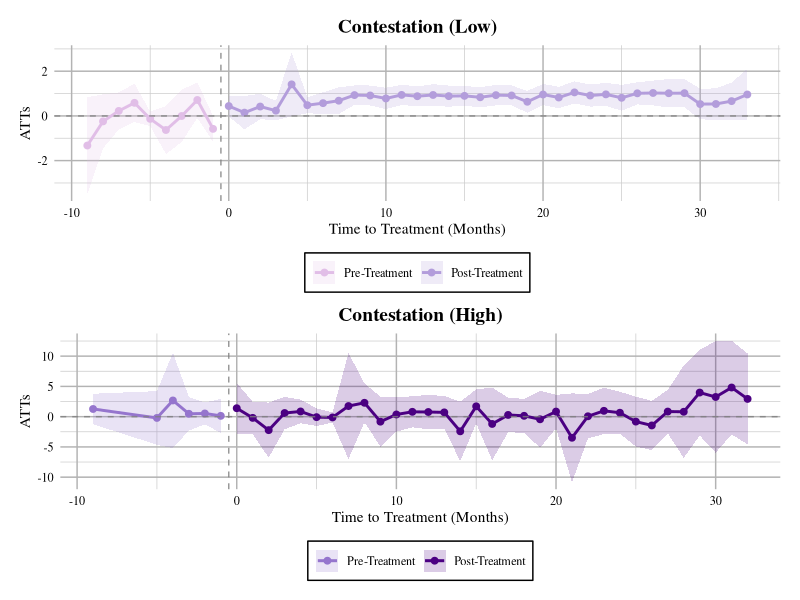
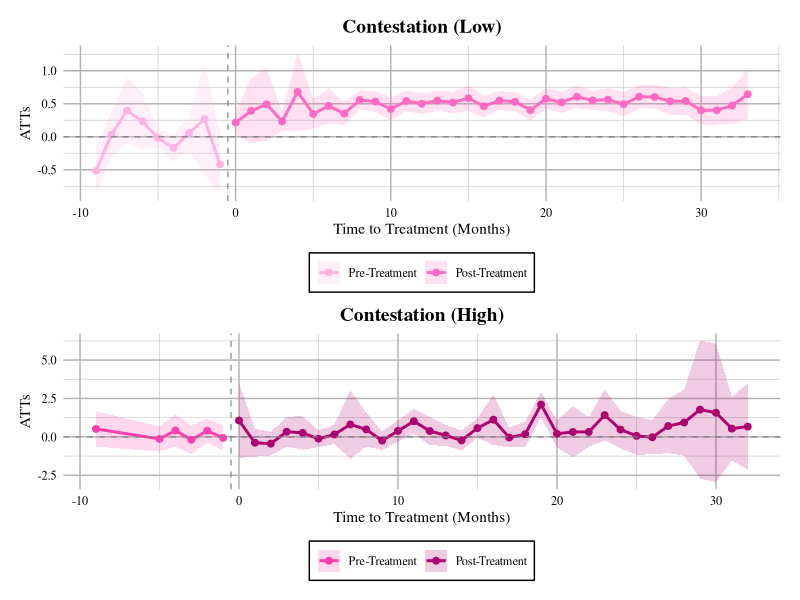
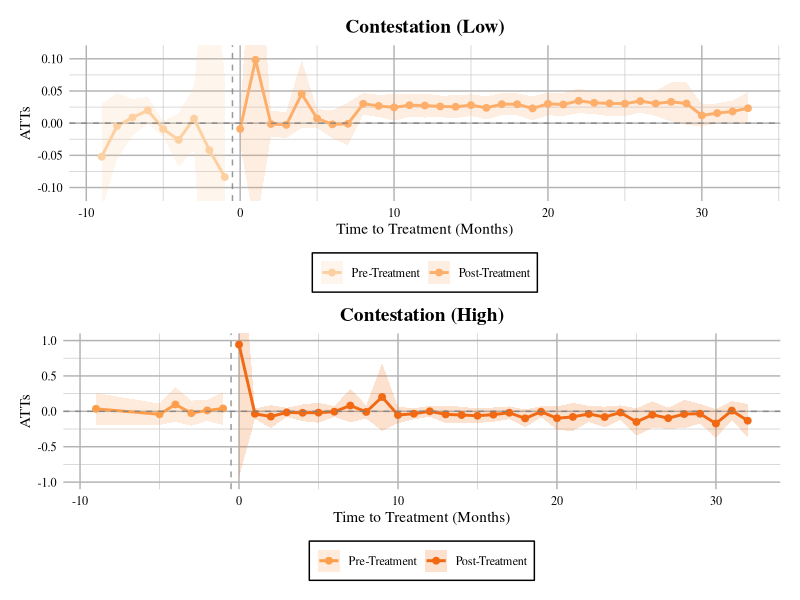
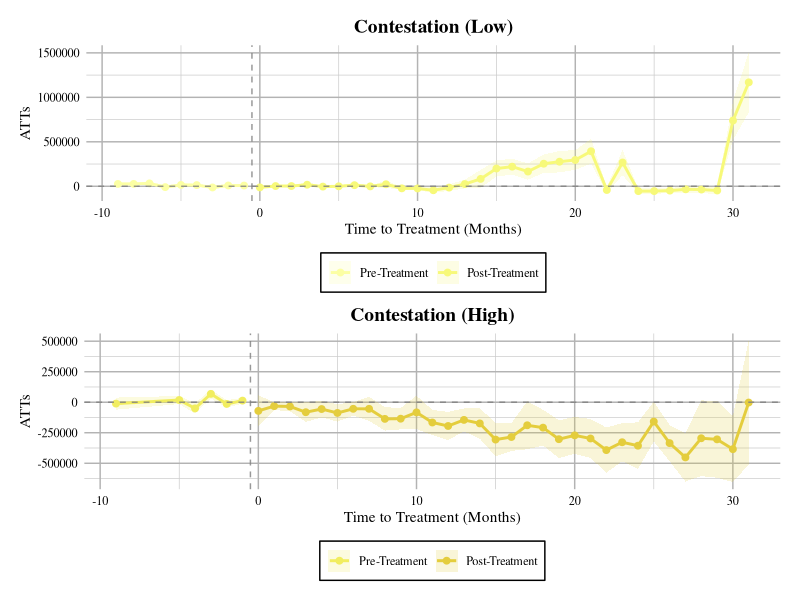

Write the R code that produced these figures, in order.
# Manual plotting script from DiD results - LIGHT MODE VERSION
# Modified for publication-ready figures with white backgrounds and black text

# Load required libraries
library(ggplot2)
library(dplyr)
library(gridExtra)

# Create output directory
output_dir <- "../output/figures_lightmode"
dir.create(output_dir, recursive = TRUE, showWarnings = FALSE)

# Extract data manually from results
# REPRESSION - LOW CONTESTATION
data_rep_low <- data.frame(
  time = c(-9, -8, -7, -6, -5, -4, -3, -2, -1, 
           0, 1, 2, 3, 4, 5, 6, 7, 8, 9, 10, 11, 12, 13, 14, 15, 16, 
           17, 18, 19, 20, 21, 22, 23, 24, 25, 26, 27, 28, 29, 30, 31, 32, 33),
  att = c(-1.3244, -0.2442, 0.2237, 0.5855, 
          -0.1312, -0.6306, -0.0048, 0.7127, -0.5794, 0.4406, 0.1468, 0.4195, 
          0.2354, 1.4120, 0.4799, 0.5715, 0.6815, 0.9326, 0.9142, 0.7811, 
          0.9403, 0.8821, 0.9370, 0.8856, 0.8976, 0.8338, 0.9300, 0.9144, 
          0.6327, 0.9580, 0.8234, 1.0526, 0.9125, 0.9643, 0.8102, 1.0113, 
          1.0262, 1.0152, 1.0186, 0.5297, 0.5340, 0.6623, 0.9585),
  se = c(1.1060, 0.6157, 0.4223, 0.4380, 
         0.1659, 0.5472, 0.5965, 0.4071, 0.2975, 0.2383, 0.3817, 0.2890, 
         0.2197, 0.7303, 0.1830, 0.2473, 0.3047, 0.2212, 0.2278, 0.2433, 
         0.2329, 0.2243, 0.2475, 0.2411, 0.2253, 0.2305, 0.2347, 0.2286, 
         0.2487, 0.2409, 0.2450, 0.2503, 0.2536, 0.2620, 0.2960, 0.2524, 
         0.2826, 0.3256, 0.3217, 0.3514, 0.3558, 0.4252, 0.5847)
) %>%
  mutate(
    ci_lower = att - 1.96 * se,
    ci_upper = att + 1.96 * se,
    period = factor(ifelse(time < 0, "Pre", "Post"), levels = c("Pre", "Post"))
  )

# REPRESSION - HIGH CONTESTATION
data_rep_high <- data.frame(
  time = c(-9, -5, -4, -3, -2, -1, 0, 1, 2, 3, 4, 5, 6, 7, 8, 9, 10, 
           11, 12, 13, 14, 15, 16, 17, 18, 19, 20, 21, 22, 23, 24, 25, 26, 
           27, 28, 29, 30, 31, 32),
  att = c(1.2674, -0.2131, 2.6753, 0.4751, 0.5272, 0.1336, 1.3931, 
          -0.2027, -2.2290, 0.6006, 0.8576, -0.0817, -0.1304, 1.7522, 2.2913, 
          -0.8273, 0.3591, 0.7978, 0.7671, 0.7050, -2.4230, 1.7041, -1.2048, 
          0.2827, 0.1380, -0.4371, 0.8390, -3.4879, 0.0616, 0.9626, 0.6468, 
          -0.8165, -1.4522, 0.8405, 0.8065, 3.9817, 3.2513, 4.8143, 2.9318),
  se = c(1.2860, 2.2596, 4.0200, 1.4204, 0.9219, 1.4330, 2.1380, 
         1.3563, 2.3225, 1.3636, 0.9982, 0.7427, 0.4374, 4.4742, 1.6312, 
         2.1025, 1.4449, 1.3078, 1.4497, 1.3801, 2.5103, 1.4270, 3.0648, 
         1.4653, 1.4241, 2.3966, 1.4115, 3.7415, 1.8712, 1.9584, 1.7712, 
         2.0977, 2.0729, 1.8318, 3.8943, 3.6186, 4.6990, 3.9587, 3.8310)
) %>%
  mutate(
    ci_lower = att - 1.96 * se,
    ci_upper = att + 1.96 * se,
    period = factor(ifelse(time < 0, "Pre", "Post"), levels = c("Pre", "Post"))
  )

# MILITARY - LOW CONTESTATION
data_mil_low <- data.frame(
  time = c(-9, -8, -7, -6, -5, -4, -3, -2, -1, 
           0, 1, 2, 3, 4, 5, 6, 7, 8, 9, 10, 11, 12, 13, 14, 15, 16, 
           17, 18, 19, 20, 21, 22, 23, 24, 25, 26, 27, 28, 29, 30, 31, 32, 33),
  att = c(-0.5144, 0.0301, 0.3964, 0.2330, 
          -0.0189, -0.1695, 0.0564, 0.2673, -0.4177, 0.2149, 0.3920, 0.4918, 
          0.2324, 0.6810, 0.3455, 0.4686, 0.3505, 0.5567, 0.5344, 0.4200, 
          0.5423, 0.5004, 0.5486, 0.5188, 0.5856, 0.4614, 0.5491, 0.5307, 
          0.4044, 0.5760, 0.5208, 0.6062, 0.5502, 0.5618, 0.4937, 0.6063, 
          0.6032, 0.5380, 0.5424, 0.4011, 0.4016, 0.4740, 0.6449),
  se = c(0.1797, 0.1784, 0.2535, 0.2204, 
         0.0708, 0.1072, 0.1292, 0.4320, 0.2204, 0.0907, 0.2498, 0.2817, 
         0.0729, 0.3050, 0.1124, 0.1354, 0.0890, 0.0749, 0.0795, 0.0880, 
         0.0806, 0.0798, 0.0781, 0.0829, 0.0988, 0.0838, 0.0733, 0.0737, 
         0.0821, 0.0799, 0.0812, 0.0860, 0.0740, 0.0891, 0.0940, 0.0887, 
         0.0903, 0.1026, 0.1060, 0.1099, 0.1105, 0.1405, 0.1909)
) %>%
  mutate(
    ci_lower = att - 1.96 * se,
    ci_upper = att + 1.96 * se,
    period = factor(ifelse(time < 0, "Pre", "Post"), levels = c("Pre", "Post"))
  )

# MILITARY - HIGH CONTESTATION
data_mil_high <- data.frame(
  time = c(-9, -5, -4, -3, -2, -1, 0, 1, 2, 3, 4, 5, 6, 7, 8, 9, 10, 
           11, 12, 13, 14, 15, 16, 17, 18, 19, 20, 21, 22, 23, 24, 25, 26, 
           27, 28, 29, 30, 31, 32),
  att = c(0.5166, -0.1302, 0.4162, -0.1882, 0.3980, -0.0661, 1.0649, 
          -0.3807, -0.4406, 0.3373, 0.2623, -0.1201, 0.1579, 0.8086, 0.4878, 
          -0.2442, 0.3872, 1.0187, 0.3816, 0.0972, -0.2305, 0.5707, 1.1196, 
          -0.0459, 0.1737, 2.1045, 0.2040, 0.3199, 0.3241, 1.4171, 0.4757, 
          0.0681, -0.0252, 0.7059, 0.9350, 1.7772, 1.5729, 0.5376, 0.6673),
  se = c(0.5859, 0.4238, 0.5336, 0.4778, 0.4003, 0.4185, 1.2471, 
         0.4613, 0.3916, 0.4909, 0.5596, 0.2776, 0.3211, 1.1402, 0.5593, 
         0.3121, 0.3481, 0.4113, 0.4639, 0.3510, 0.3307, 0.3232, 0.8378, 
         0.3284, 0.4159, 0.4192, 0.4472, 0.8526, 0.4908, 0.8437, 0.6228, 
         0.6273, 0.5647, 0.8983, 1.0996, 2.2910, 2.3050, 1.0575, 1.4298)
) %>%
  mutate(
    ci_lower = att - 1.96 * se,
    ci_upper = att + 1.96 * se,
    period = factor(ifelse(time < 0, "Pre", "Post"), levels = c("Pre", "Post"))
  )

# TERRITORIAL - LOW CONTESTATION
data_terr_all_low <- data.frame(
  time = c(-9, -8, -7, -6, -5, -4, -3, -2, -1, 
           0, 1, 2, 3, 4, 5, 6, 7, 8, 9, 10, 11, 12, 13, 14, 15, 16, 
           17, 18, 19, 20, 21, 22, 23, 24, 25, 26, 27, 28, 29, 30, 31, 32, 33),
  att = c(-0.0521, -0.0044, 0.0087, 0.0199, 
          -0.0091, -0.0260, 0.0071, -0.0419, -0.0837, -0.0090, 0.0984, -0.0013, 
          -0.0026, 0.0455, 0.0073, -0.0018, -0.0010, 0.0301, 0.0268, 0.0245, 
          0.0279, 0.0274, 0.0260, 0.0255, 0.0280, 0.0238, 0.0295, 0.0294, 
          0.0230, 0.0300, 0.0290, 0.0347, 0.0316, 0.0308, 0.0303, 0.0343, 
          0.0305, 0.0331, 0.0306, 0.0120, 0.0156, 0.0182, 0.0232),
  se = c(0.0420, 0.0264, 0.0146, 0.0107, 
         0.0064, 0.0212, 0.0254, 0.1770, 0.0806, 0.0127, 0.1350, 0.0101, 
         0.0104, 0.0269, 0.0075, 0.0110, 0.0170, 0.0085, 0.0088, 0.0105, 
         0.0092, 0.0095, 0.0086, 0.0090, 0.0086, 0.0092, 0.0088, 0.0086, 
         0.0095, 0.0090, 0.0092, 0.0097, 0.0089, 0.0103, 0.0100, 0.0091, 
         0.0099, 0.0156, 0.0169, 0.0089, 0.0077, 0.0087, 0.0128)
) %>%
  mutate(
    ci_lower = att - 1.96 * se,
    ci_upper = att + 1.96 * se,
    period = factor(ifelse(time < 0, "Pre", "Post"), levels = c("Pre", "Post"))
  )

# TERRITORIAL - HIGH CONTESTATION
data_terr_all_high <- data.frame(
  time = c(-9, -5, -4, -3, -2, -1, 0, 1, 2, 3, 4, 5, 6, 7, 8, 9, 10, 
           11, 12, 13, 14, 15, 16, 17, 18, 19, 20, 21, 22, 23, 24, 25, 26, 
           27, 28, 29, 30, 31, 32),
  att = c(0.0359, -0.0417, 0.0974, -0.0258, 0.0130, 0.0406, 0.9433, 
          -0.0341, -0.0738, -0.0148, -0.0202, -0.0181, -0.0050, 0.0820, -0.0082, 
          0.2031, -0.0520, -0.0335, 0.0006, -0.0427, -0.0518, -0.0615, -0.0464, 
          -0.0196, -0.0990, -0.0054, -0.0971, -0.0783, -0.0366, -0.0802, -0.0163, 
          -0.1494, -0.0473, -0.0966, -0.0381, -0.0332, -0.1723, 0.0107, -0.1320),
  se = c(0.1139, 0.0776, 0.1258, 0.0910, 0.0760, 0.1194, 0.9584, 
         0.0377, 0.0832, 0.0327, 0.0599, 0.0729, 0.0382, 0.1216, 0.0474, 
         0.2450, 0.0595, 0.0399, 0.0387, 0.0622, 0.0599, 0.0516, 0.0516, 
         0.0456, 0.0644, 0.0399, 0.0848, 0.1014, 0.0585, 0.0751, 0.0516, 
         0.0980, 0.0965, 0.0756, 0.1028, 0.0706, 0.1029, 0.0684, 0.1207)
) %>%
  mutate(
    ci_lower = att - 1.96 * se,
    ci_upper = att + 1.96 * se,
    period = factor(ifelse(time < 0, "Pre", "Post"), levels = c("Pre", "Post"))
  )

# DISPLACEMENT - LOW CONTESTATION
data_idp_low <- data.frame(
  time = c(-9, -8, -7, -6, -5, -4, -3, -2, -1, 
           0, 1, 2, 3, 4, 5, 6, 7, 8, 9, 10, 11, 12, 13, 14, 15, 16, 
           17, 18, 19, 20, 21, 22, 23, 24, 25, 26, 27, 28, 29, 30, 31),
  att = c(26055.89, 26418.10, 32237.56, 
          -9639.15, 14970.30, 13142.11, -13519.50, 8559.68, 7837.61, -12705.13, 
          2340.02, 2346.71, 17321.76, -3925.07, -433.33, 12242.27, -1262.74, 
          22537.77, -23479.05, -24504.47, -44889.54, -14943.77, 24732.13, 
          82738.59, 199382.93, 220205.21, 165345.67, 253488.56, 276162.33, 
          295334.32, 393520.31, -42131.62, 267188.84, -54713.12, -54174.44, 
          -48881.95, -34360.09, -36926.24, -47670.42, 738944.82, 1168359.74),
  se = c(11807.79, 7913.41, 10728.49, 
         10421.56, 10546.33, 8112.37, 10223.71, 11292.60, 10141.84, 4710.84, 
         3350.45, 5163.06, 13709.95, 5086.55, 4724.77, 13751.69, 4636.19, 
         20443.82, 8338.63, 9597.54, 15563.48, 18788.49, 24637.31, 51684.87, 
         46284.36, 45410.24, 46525.77, 52674.42, 61491.58, 56688.64, 70532.98, 
         17061.95, 72438.50, 14454.74, 16501.60, 13309.26, 21105.13, 21300.59, 
         19138.53, 111714.08, 171890.69)
) %>%
  mutate(
    ci_lower = att - 1.96 * se,
    ci_upper = att + 1.96 * se,
    period = factor(ifelse(time < 0, "Pre", "Post"), levels = c("Pre", "Post"))
  )

# DISPLACEMENT - HIGH CONTESTATION
data_idp_high <- data.frame(
  time = c(-9, -5, -4, -3, -2, -1, 0, 1, 2, 3, 4, 5, 6, 7, 8, 9, 10, 
           11, 12, 13, 14, 15, 16, 17, 18, 19, 20, 21, 22, 23, 24, 25, 26, 
           27, 28, 29, 30, 31),
  att = c(-11254.88, 18132.05, -50514.59, 68617.12, -13922.99, 13236.46, 
          -70909.82, -31920.23, -34689.42, -81741.51, -55769.47, -87814.31, 
          -53905.78, -53980.14, -136397.23, -134881.31, -83100.06, -166005.41, 
          -194589.98, -144812.83, -173510.79, -306049.99, -284942.12, -188800.71, 
          -208281.59, -302745.68, -271391.01, -296956.04, -392234.86, -327893.08, 
          -356115.49, -158346.31, -334965.12, -452077.91, -295100.27, -304140.89, 
          -384548.16, -2509.57),
  se = c(25227.51, 16907.79, 21158.32, 19020.22, 15495.32, 12065.73, 
         65052.90, 16128.82, 20124.06, 40871.09, 34601.57, 35931.12, 28593.80, 
         50098.96, 49055.47, 44737.25, 69674.25, 52810.49, 58927.65, 48060.99, 
         63858.09, 69276.37, 58061.75, 100284.06, 74672.13, 78951.84, 77116.61, 
         81587.22, 94392.83, 79548.14, 97625.35, 83270.56, 75635.14, 100947.73, 
         158229.99, 160235.64, 137857.92, 259110.86)
) %>%
  mutate(
    ci_lower = att - 1.96 * se,
    ci_upper = att + 1.96 * se,
    period = factor(ifelse(time < 0, "Pre", "Post"), levels = c("Pre", "Post"))
  )

# Create styled plots with black background

# Repression - Low (Light Purple)
plot_rep_low_styled <- ggplot(data_rep_low, aes(x = time, y = att, color = period)) +
  geom_ribbon(aes(ymin = ci_lower, ymax = ci_upper, fill = period), 
              alpha = 0.2, color = NA) +
  geom_line(linewidth = 1) +
  geom_point(size = 2) +
  geom_hline(yintercept = 0, linetype = "dashed", color = "grey50", alpha = 0.8) +
  geom_vline(xintercept = -0.5, linetype = "dashed", color = "grey50", alpha = 0.8) +
  scale_color_manual(values = c("Pre" = "#E1BEE7", "Post" = "#B39DDB"),
                     labels = c("Pre-Treatment", "Post-Treatment")) +
  scale_fill_manual(values = c("Pre" = "#E1BEE7", "Post" = "#B39DDB"),
                    labels = c("Pre-Treatment", "Post-Treatment")) +
  labs(title = "Contestation (Low)", x = "Time to Treatment (Months)", y = "ATTs") +
  theme_minimal() +
  theme(
    plot.background = element_rect(fill = "white", color = NA),
    panel.background = element_rect(fill = "white", color = NA),
    panel.grid.major = element_line(color = "grey70"),
    panel.grid.minor = element_line(color = "grey80"),
    plot.title = element_text(size = 14, face = "bold", hjust = 0.5, 
                              family = "serif", color = "black"),
    axis.text = element_text(family = "serif", color = "black"),
    axis.title = element_text(family = "serif", color = "black"),
    legend.background = element_rect(fill = "white"),
    legend.text = element_text(family = "serif", color = "black"),
    legend.title = element_blank(),
    legend.position = "bottom"
  )

# Repression - High (Dark Purple)
plot_rep_high_styled <- ggplot(data_rep_high, aes(x = time, y = att, color = period)) +
  geom_ribbon(aes(ymin = ci_lower, ymax = ci_upper, fill = period), 
              alpha = 0.2, color = NA) +
  geom_line(linewidth = 1) +
  geom_point(size = 2) +
  geom_hline(yintercept = 0, linetype = "dashed", color = "grey50", alpha = 0.8) +
  geom_vline(xintercept = -0.5, linetype = "dashed", color = "grey50", alpha = 0.8) +
  scale_color_manual(values = c("Pre" = "#9575CD", "Post" = "#4B0082"),
                     labels = c("Pre-Treatment", "Post-Treatment")) +
  scale_fill_manual(values = c("Pre" = "#9575CD", "Post" = "#4B0082"),
                    labels = c("Pre-Treatment", "Post-Treatment")) +
  labs(title = "Contestation (High)", x = "Time to Treatment (Months)", y = "ATTs") +
  theme_minimal() +
  theme(
    plot.background = element_rect(fill = "white", color = NA),
    panel.background = element_rect(fill = "white", color = NA),
    panel.grid.major = element_line(color = "grey70"),
    panel.grid.minor = element_line(color = "grey80"),
    plot.title = element_text(size = 14, face = "bold", hjust = 0.5, 
                              family = "serif", color = "black"),
    axis.text = element_text(family = "serif", color = "black"),
    axis.title = element_text(family = "serif", color = "black"),
    legend.background = element_rect(fill = "white"),
    legend.text = element_text(family = "serif", color = "black"),
    legend.title = element_blank(),
    legend.position = "bottom"
  )

# Military - Low (Light Magenta)
plot_mil_low_styled <- ggplot(data_mil_low, aes(x = time, y = att, color = period)) +
  geom_ribbon(aes(ymin = ci_lower, ymax = ci_upper, fill = period), 
              alpha = 0.2, color = NA) +
  geom_line(linewidth = 1) +
  geom_point(size = 2) +
  geom_hline(yintercept = 0, linetype = "dashed", color = "grey50", alpha = 0.8) +
  geom_vline(xintercept = -0.5, linetype = "dashed", color = "grey50", alpha = 0.8) +
  scale_color_manual(values = c("Pre" = "#FFB3E1", "Post" = "#FF69C1"),
                     labels = c("Pre-Treatment", "Post-Treatment")) +
  scale_fill_manual(values = c("Pre" = "#FFB3E1", "Post" = "#FF69C1"),
                    labels = c("Pre-Treatment", "Post-Treatment")) +
  labs(title = "Contestation (Low)", x = "Time to Treatment (Months)", y = "ATTs") +
  theme_minimal() +
  theme(
    plot.background = element_rect(fill = "white", color = NA),
    panel.background = element_rect(fill = "white", color = NA),
    panel.grid.major = element_line(color = "grey70"),
    panel.grid.minor = element_line(color = "grey80"),
    plot.title = element_text(size = 14, face = "bold", hjust = 0.5, 
                              family = "serif", color = "black"),
    axis.text = element_text(family = "serif", color = "black"),
    axis.title = element_text(family = "serif", color = "black"),
    legend.background = element_rect(fill = "white"),
    legend.text = element_text(family = "serif", color = "black"),
    legend.title = element_blank(),
    legend.position = "bottom"
  )

# Military - High (Dark Magenta)
plot_mil_high_styled <- ggplot(data_mil_high, aes(x = time, y = att, color = period)) +
  geom_ribbon(aes(ymin = ci_lower, ymax = ci_upper, fill = period), 
              alpha = 0.2, color = NA) +
  geom_line(linewidth = 1) +
  geom_point(size = 2) +
  geom_hline(yintercept = 0, linetype = "dashed", color = "grey50", alpha = 0.8) +
  geom_vline(xintercept = -0.5, linetype = "dashed", color = "grey50", alpha = 0.8) +
  scale_color_manual(values = c("Pre" = "#FF3DAD", "Post" = "#AF0071"),
                     labels = c("Pre-Treatment", "Post-Treatment")) +
  scale_fill_manual(values = c("Pre" = "#FF3DAD", "Post" = "#AF0071"),
                    labels = c("Pre-Treatment", "Post-Treatment")) +
  labs(title = "Contestation (High)", x = "Time to Treatment (Months)", y = "ATTs") +
  theme_minimal() +
  theme(
    plot.background = element_rect(fill = "white", color = NA),
    panel.background = element_rect(fill = "white", color = NA),
    panel.grid.major = element_line(color = "grey70"),
    panel.grid.minor = element_line(color = "grey80"),
    plot.title = element_text(size = 14, face = "bold", hjust = 0.5, 
                              family = "serif", color = "black"),
    axis.text = element_text(family = "serif", color = "black"),
    axis.title = element_text(family = "serif", color = "black"),
    legend.background = element_rect(fill = "white"),
    legend.text = element_text(family = "serif", color = "black"),
    legend.title = element_blank(),
    legend.position = "bottom"
  )

# Territorial - Low (Light Orange) with manual limits
plot_terr_all_low_styled <- ggplot(data_terr_all_low, aes(x = time, y = att, color = period)) +
  geom_ribbon(aes(ymin = ci_lower, ymax = ci_upper, fill = period), 
              alpha = 0.2, color = NA) +
  geom_line(linewidth = 1) +
  geom_point(size = 2) +
  geom_hline(yintercept = 0, linetype = "dashed", color = "grey50", alpha = 0.8) +
  geom_vline(xintercept = -0.5, linetype = "dashed", color = "grey50", alpha = 0.8) +
  scale_color_manual(values = c("Pre" = "#FDD0A2", "Post" = "#FDAE6B"),
                     labels = c("Pre-Treatment", "Post-Treatment")) +
  scale_fill_manual(values = c("Pre" = "#FDD0A2", "Post" = "#FDAE6B"),
                    labels = c("Pre-Treatment", "Post-Treatment")) +
  coord_cartesian(ylim = c(-0.11, 0.11)) +
  labs(title = "Contestation (Low)", x = "Time to Treatment (Months)", y = "ATTs") +
  theme_minimal() +
  theme(
    plot.background = element_rect(fill = "white", color = NA),
    panel.background = element_rect(fill = "white", color = NA),
    panel.grid.major = element_line(color = "grey70"),
    panel.grid.minor = element_line(color = "grey80"),
    plot.title = element_text(size = 14, face = "bold", hjust = 0.5, 
                              family = "serif", color = "black"),
    axis.text = element_text(family = "serif", color = "black"),
    axis.title = element_text(family = "serif", color = "black"),
    legend.background = element_rect(fill = "white"),
    legend.text = element_text(family = "serif", color = "black"),
    legend.title = element_blank(),
    legend.position = "bottom"
  )

# Territorial - High (Dark Orange) with manual limits
plot_terr_all_high_styled <- ggplot(data_terr_all_high, aes(x = time, y = att, color = period)) +
  geom_ribbon(aes(ymin = ci_lower, ymax = ci_upper, fill = period), 
              alpha = 0.2, color = NA) +
  geom_line(linewidth = 1) +
  geom_point(size = 2) +
  geom_hline(yintercept = 0, linetype = "dashed", color = "grey50", alpha = 0.8) +
  geom_vline(xintercept = -0.5, linetype = "dashed", color = "grey50", alpha = 0.8) +
  scale_color_manual(values = c("Pre" = "#FD9E4D", "Post" = "#F16913"),
                     labels = c("Pre-Treatment", "Post-Treatment")) +
  scale_fill_manual(values = c("Pre" = "#FD9E4D", "Post" = "#F16913"),
                    labels = c("Pre-Treatment", "Post-Treatment")) +
  coord_cartesian(ylim = c(-1, 1)) +
  labs(title = "Contestation (High)", x = "Time to Treatment (Months)", y = "ATTs") +
  theme_minimal() +
  theme(
    plot.background = element_rect(fill = "white", color = NA),
    panel.background = element_rect(fill = "white", color = NA),
    panel.grid.major = element_line(color = "grey70"),
    panel.grid.minor = element_line(color = "grey80"),
    plot.title = element_text(size = 14, face = "bold", hjust = 0.5, 
                              family = "serif", color = "black"),
    axis.text = element_text(family = "serif", color = "black"),
    axis.title = element_text(family = "serif", color = "black"),
    legend.background = element_rect(fill = "white"),
    legend.text = element_text(family = "serif", color = "black"),
    legend.title = element_blank(),
    legend.position = "bottom"
  )

# IDP - Low (Light Yellow)
plot_idp_low_styled <- ggplot(data_idp_low, aes(x = time, y = att, color = period)) +
  geom_ribbon(aes(ymin = ci_lower, ymax = ci_upper, fill = period), 
              alpha = 0.2, color = NA) +
  geom_line(linewidth = 1) +
  geom_point(size = 2) +
  geom_hline(yintercept = 0, linetype = "dashed", color = "grey50", alpha = 0.8) +
  geom_vline(xintercept = -0.5, linetype = "dashed", color = "grey50", alpha = 0.8) +
  scale_color_manual(values = c("Pre" = "#FCFFA4", "Post" = "#F7F979"),
                     labels = c("Pre-Treatment", "Post-Treatment")) +
  scale_fill_manual(values = c("Pre" = "#FCFFA4", "Post" = "#F7F979"),
                    labels = c("Pre-Treatment", "Post-Treatment")) +
  labs(title = "Contestation (Low)", x = "Time to Treatment (Months)", y = "ATTs") +
  theme_minimal() +
  theme(
    plot.background = element_rect(fill = "white", color = NA),
    panel.background = element_rect(fill = "white", color = NA),
    panel.grid.major = element_line(color = "grey70"),
    panel.grid.minor = element_line(color = "grey80"),
    plot.title = element_text(size = 14, face = "bold", hjust = 0.5, 
                              family = "serif", color = "black"),
    axis.text = element_text(family = "serif", color = "black"),
    axis.title = element_text(family = "serif", color = "black"),
    legend.background = element_rect(fill = "white"),
    legend.text = element_text(family = "serif", color = "black"),
    legend.title = element_blank(),
    legend.position = "bottom"
  )

# IDP - High (Dark Yellow/Gold)
plot_idp_high_styled <- ggplot(data_idp_high, aes(x = time, y = att, color = period)) +
  geom_ribbon(aes(ymin = ci_lower, ymax = ci_upper, fill = period), 
              alpha = 0.2, color = NA) +
  geom_line(linewidth = 1) +
  geom_point(size = 2) +
  geom_hline(yintercept = 0, linetype = "dashed", color = "grey50", alpha = 0.8) +
  geom_vline(xintercept = -0.5, linetype = "dashed", color = "grey50", alpha = 0.8) +
  scale_color_manual(values = c("Pre" = "#F1ED5F", "Post" = "#E4CD3D"),
                     labels = c("Pre-Treatment", "Post-Treatment")) +
  scale_fill_manual(values = c("Pre" = "#F1ED5F", "Post" = "#E4CD3D"),
                    labels = c("Pre-Treatment", "Post-Treatment")) +
  labs(title = "Contestation (High)", x = "Time to Treatment (Months)", y = "ATTs") +
  theme_minimal() +
  theme(
    plot.background = element_rect(fill = "white", color = NA),
    panel.background = element_rect(fill = "white", color = NA),
    panel.grid.major = element_line(color = "grey70"),
    panel.grid.minor = element_line(color = "grey80"),
    plot.title = element_text(size = 14, face = "bold", hjust = 0.5, 
                              family = "serif", color = "black"),
    axis.text = element_text(family = "serif", color = "black"),
    axis.title = element_text(family = "serif", color = "black"),
    legend.background = element_rect(fill = "white"),
    legend.text = element_text(family = "serif", color = "black"),
    legend.title = element_blank(),
    legend.position = "bottom"
  )

# Create grids with black backgrounds
grid_repression <- grid.arrange(
  plot_rep_low_styled + theme(plot.margin = unit(c(0.5, 0.5, 0.2, 0.5), "cm")),
  plot_rep_high_styled + theme(plot.margin = unit(c(0.2, 0.5, 0.5, 0.5), "cm")),
  nrow = 2
)

grid_military <- grid.arrange(
  plot_mil_low_styled + theme(plot.margin = unit(c(0.5, 0.5, 0.2, 0.5), "cm")),
  plot_mil_high_styled + theme(plot.margin = unit(c(0.2, 0.5, 0.5, 0.5), "cm")),
  nrow = 2
)

grid_territorial <- grid.arrange(
  plot_terr_all_low_styled + theme(plot.margin = unit(c(0.5, 0.5, 0.2, 0.5), "cm")),
  plot_terr_all_high_styled + theme(plot.margin = unit(c(0.2, 0.5, 0.5, 0.5), "cm")),
  nrow = 2
)

grid_idps <- grid.arrange(
  plot_idp_low_styled + theme(plot.margin = unit(c(0.5, 0.5, 0.2, 0.5), "cm")),
  plot_idp_high_styled + theme(plot.margin = unit(c(0.2, 0.5, 0.5, 0.5), "cm")),
  nrow = 2
)

# Save light mode versions with exact filenames used in paper
library(gridExtra)

# Save individual grid plots as PNG files to match tex references
ggsave(paste0(output_dir, "/repdid.png"), grid_repression,
       width = 12, height = 8, dpi = 300, bg = "white")

ggsave(paste0(output_dir, "/milactdid.png"), grid_military,
       width = 12, height = 8, dpi = 300, bg = "white")

ggsave(paste0(output_dir, "/tertakdid.png"), grid_territorial,
       width = 12, height = 8, dpi = 300, bg = "white")

ggsave(paste0(output_dir, "/idpdid.png"), grid_idps,
       width = 12, height = 8, dpi = 300, bg = "white")

cat("Light mode figures saved to:", output_dir, "\n")
cat("Generated files matching .tex references:\n")
cat("- repdid.png\n")
cat("- milactdid.png\n")
cat("- tertakdid.png\n")
cat("- idpdid.png\n")
cat("Note: africa_contestation_map.png needs separate generation from spatial code\n")
